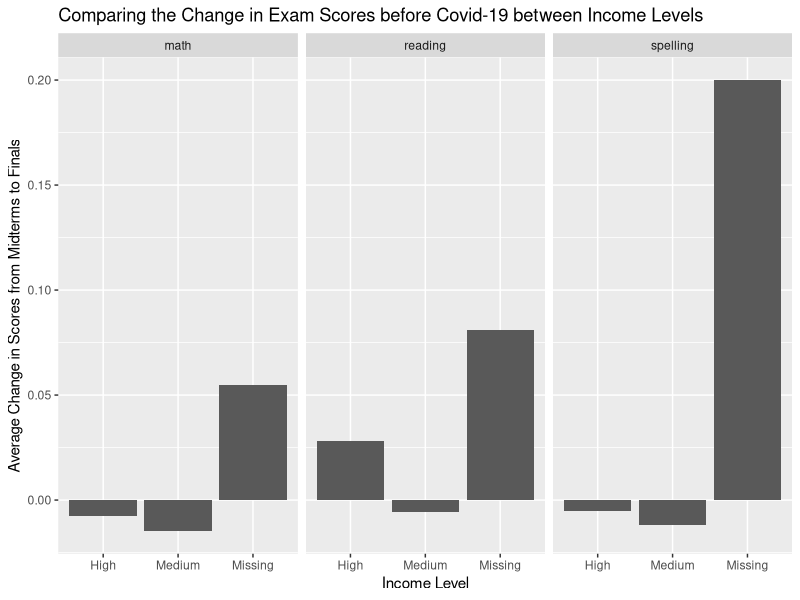
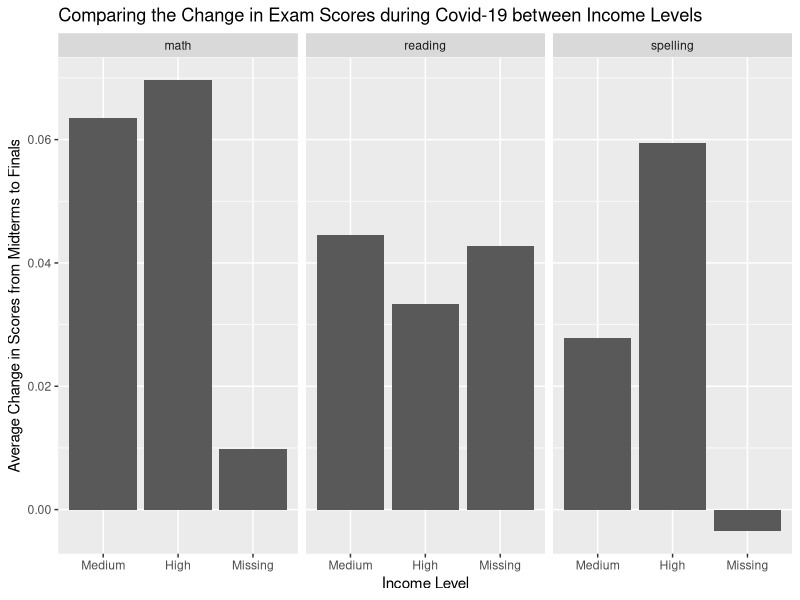
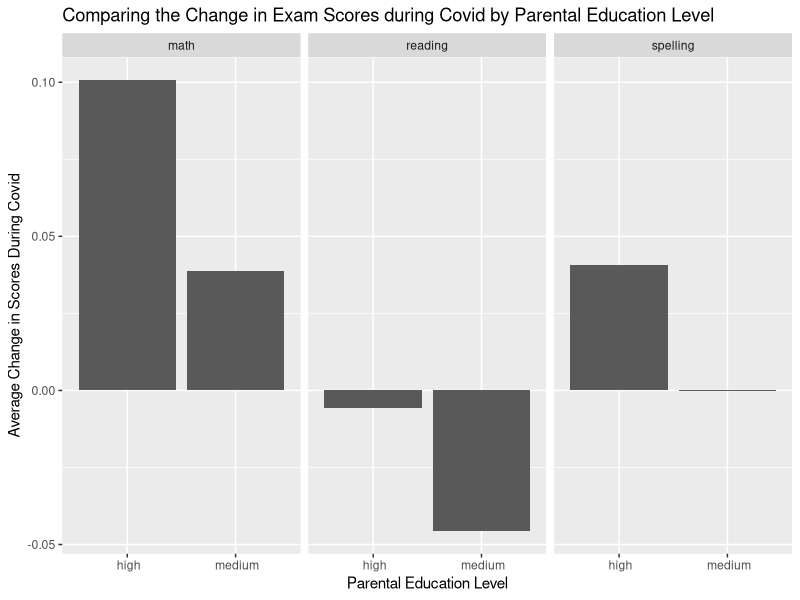

Here is the R script that generated these plots, in order:
## ---- chunk 1
library(tidyverse) 

covid <- read_csv("data/clean_covid_formatted.csv")
## ---- chunk 2
covid |>
  select(subject, grade,`income_medium`, `income_high`, `income_missing`) |>
  pivot_longer(cols = c(-subject, -grade),
               names_to = "income_level",
               values_to = "scores_diff") |>
  mutate(income_level = as.factor(str_to_sentence(str_extract(income_level, "medium|high|missing")))) |>
  mutate(income_level = fct_relevel(income_level, c("medium", "high", "missing")),
         subject = as.factor(subject)) |>
  group_by(income_level, subject) |>
  summarize(mean_scores_diff = mean(scores_diff)) |>
  ggplot(aes(y = mean_scores_diff, x = income_level)) +
  geom_col() +
  facet_wrap(~subject) +
  labs(x = "Income Level",
       y = "Average Change in Scores from Midterms to Finals",
       title = "Comparing the Change in Exam Scores before Covid-19 between Income Levels")
## ---- chunk 3
covid |>
  select(subject, grade,`COVID-19 year * Medium income household`, `COVID-19 year * High income household`, `COVID-19 year * Household income missing`) |>
  pivot_longer(cols = c(-subject, -grade),
               names_to = "income_level",
               values_to = "scores_diff") |>
  mutate(income_level = as.factor(str_to_sentence(str_extract(income_level, "Medium|High|missing")))) |>
  mutate(income_level = fct_relevel(income_level, c("Medium", "High", "Missing")),
         subject = as.factor(subject)) |>
  group_by(income_level, subject) |>
  summarize(mean_scores_diff = mean(scores_diff)) |>
  ggplot(aes(y = mean_scores_diff, x = income_level)) +
  geom_col() +
  facet_wrap(~subject) +
  labs(x = "Income Level",
       y = "Average Change in Scores from Midterms to Finals",
       title = "Comparing the Change in Exam Scores during Covid-19 between Income Levels")
## ---- chunk 4
# Viz 4: Scores During Covid By Parent Education Level
# Viz 4
covid |>
  select(subject, grade,`COVID-19 year * Parental education high`, `COVID-19 year * Parental education medium`) |>
  pivot_longer(cols = c(-subject, -grade),
               names_to = "education_level",
               values_to = "scores_diff") |>
  group_by(education_level, subject) |>
  mutate(education_level = str_sub(education_level, 35, 41)) |>
  summarize(mean_scores_diff = mean(scores_diff)) |>
  ggplot(aes(y = mean_scores_diff, x = education_level)) +
  geom_col() +
  facet_wrap(~subject) +
  labs(x = "Parental Education Level",
       y = "Average Change in Scores During Covid",
       title = "Comparing the Change in Exam Scores during Covid by Parental Education Level")
